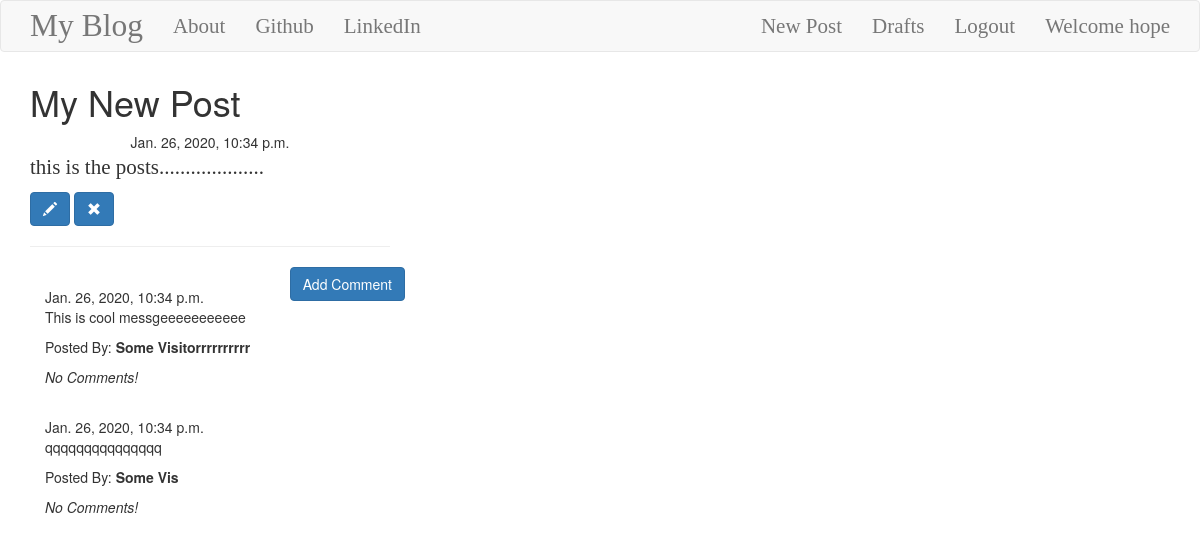
Screenshot of /post/27 (signed in) with the database file from the repository.
### blog/models.py (models this page shows, shortened)
class Post(models.Model):
    author = models.ForeignKey('auth.User', on_delete=models.CASCADE)
    title = models.CharField(max_length=200)
    text = models.TextField()
    created_date = models.DateTimeField(default=timezone.now)
    published_date = models.DateTimeField(blank=True, null=True)

class Comment(models.Model):
    post = models.ForeignKey('blog.Post', related_name='comments', on_delete=models.CASCADE)
    author = models.CharField(max_length=200)
    text = models.TextField()
    created_date = models.DateTimeField(default=timezone.now())
    approved_comment = models.BooleanField(default=False)

### blog/views.py (the view)
# urls.py: url(r'^post/(?P<pk>\d+)$', views.PostDetailView.as_view(), name='post_detail'),
class PostDetailView(LoginRequiredMixin, DetailView):
    model = Post

### blog/templates/blog/post_detail.html (shortened to what this page needs)
{% extends 'blog/base.html' %}
    {% block content %}
    <h1 class="posttile loader">{{ post.title }}</h1>
    {% if post.published_date %}
        <div class="date postdate">
            {{ post.published_date }}
        </div>
    {% else %}
        <a class='btn btn-default' href="{% url 'blog:post_publish' pk=post.pk %}">Publish</a>
    {% endif %}
    <p class="postcontent">{{ post.text|safe|linebreaksbr }}</p>
    {% if user.is_authenticated %}
        <a class="btn btn-primary" href="{% url 'blog:post_edit' pk=post.pk %}">
            <span class="glyphicon glyphicon-pencil"></span>
        </a>
        <a class="btn btn-primary" href="{% url 'blog:post_remove' pk=post.pk %}">
            <span class="glyphicon glyphicon-remove"></span>
        </a>
    {% endif %}
    <hr>
    <a class="btn btn-primary btn-comment" href="{% url 'blog:add_comment_to_post' pk=post.pk%}">Add Comment</a>
    <div class="container">
        {% for comment in post.comments.all %}
            <br>
            {% if user.is_authenticated or comment.approved_comment %}
                {{ comment.created_date }}
                    <p>{{ comment.text|safe|linebreaksbr }}</p>
                    <p>Posted By: <strong>{{comment.author}}</strong> </p>
            {% endif %}
                <p><em> No Comments! </em></p>
        {% endfor %}
    </div>
    {% endblock %}

### blog/templates/blog/base.html (shortened to what this page needs)
<!DOCTYPE html>
{% load static %}
<html lang="en">
<head>
    <link rel="stylesheet" href="{% static 'css/medium-editor.min.css' %}">
    <link rel="stylesheet" href="{% static 'css/bootstrap.min.css' %}">
    <link rel="stylesheet" href="{% static 'css/blog.css' %}">
</head>
<body class="loader">
    <nav class="navbar navbar-default techfont custom-navbar">
        <div class="container">
          <ul class="nav navbar-nav">
            <li><a class="navbar-brand bigbrand" href="{% url 'blog:post_list' %}">My Blog</a></li>
            <li><a class="" href="{% url 'blog:about' %}">About</a></li>
            <li><a class="" href="https://www.github.com">Github</a></li>
            <li><a class="" href="https://www.linkedin.com">LinkedIn</a></li>
          </ul>
          <ul class="nav navbar-nav navbar-right">
             {% if user.is_authenticated %}
                <li><a href="{% url 'blog:post_new' %}">New Post</a></li>
                <li><a href="{% url 'blog:post_draft_list' %}">Drafts</a></li>
                <li><a href="{% url 'logout' %}">Logout</a></li>
                <li><a>Welcome {{ user.username }} </a></li>
              {% else %}
                <li><a class="nav navbar-right" href="{% url 'login' %}"><span class="glyphicon glyphicon-user">Login</span></a></li>
              {% endif %}
          </ul>
        </div>
    </nav>
    <div class="container content">
        <div class="row">
            <div class="col-md-4">
                <div class="blog_posts">
                        {% block content %}
                        {% endblock %}
                </div>
            </div>
        </div>
    </div>
</body>
</html>

### blog/static/css/blog.css (style rules this page uses)
.techfont { font-family: 'Lucida Sans', 'Lucida Sans Regular', 'Lucida Grande', 'Lucida Sans Unicode', 'sans-serif'; font-size: 1.5em; margin-bottom: 10px; }
.bigbrand { font-size: 1.5em; }
.postdate { text-align: center; }
.postcontent { font-family: 'Montserrat'; font-size: 1.5em; }
.btn-comment { position: absolute; right: 0px; }
.loader { filter: hue-rotate(0deg); color: linear-gradient(45deg, #0f8, #08f); animation: hue 1000ms infinite linear; }

### rows the page displays
Post: title "My New Post", published_date "Jan. 26, 2020, 10:34 p.m.", text "this is the posts...................."
Comment: created_date "Jan. 26, 2020, 10:34 p.m.", text "This is cool messgeeeeeeeeeee", author "Some Visitorrrrrrrrrr"
Comment: created_date "Jan. 26, 2020, 10:34 p.m.", text "qqqqqqqqqqqqqqq", author "Some Vis"

### other values shown
{{ user.username }} "hope"
